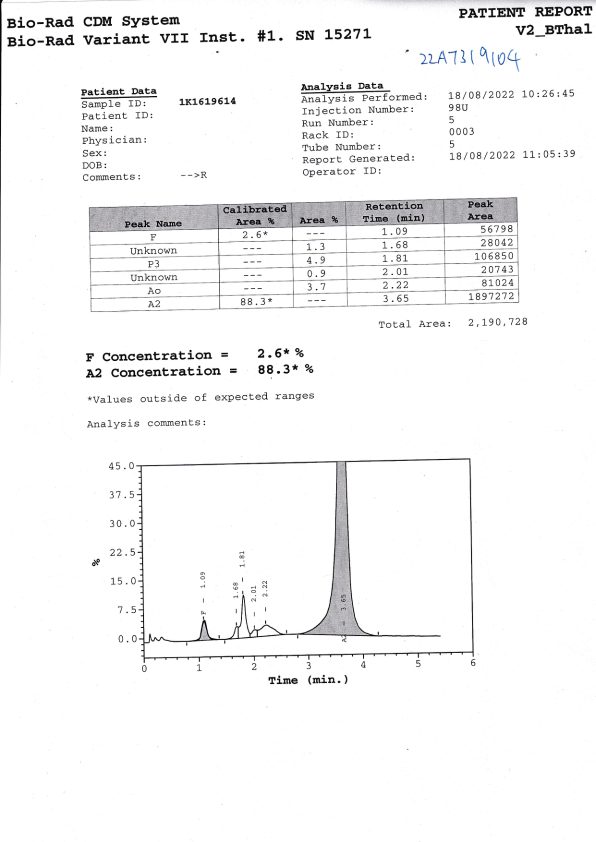
#> input picture test_ref_page_1.png, 1191 x 1684 px (shown at 1/2 size); its folder holds only this picture in this run
$ python -i peak_analyzer.py   (imports and definitions only)
#> lines starting #> are read from the running program, lines starting #| are printed output that depends on the picture; after the words box and inside, x2 and y2 are one past the last pixel; in counts of white or black regions, pixels touching at a corner belong together
#> further down, picture is the input picture: PIL image 1191x1684 RGB; mean R, G, B 246, 245.9, 246.2
"""
Peak-Based Chromatograph Analysis
Detects and measures peaks (A0, A2, F, etc.) for clinical-grade similarity
"""

import cv2
import numpy as np
from PIL import Image
from scipy.signal import find_peaks, peak_widths
from typing import Dict, List, Tuple
import io
import re
import pytesseract

class PeakAnalyzer:
    """Analyzes chromatograph peaks for medical similarity comparison"""

    def __init__(self):
        """Initialize peak analyzer"""
        pass

    def extract_chromatograph_region(self, image: Image.Image) -> np.ndarray:
        """
        Extract the actual chromatograph graph region from the image

        Args:
            image: PIL Image of chromatograph

        Returns:
            numpy array of the graph region
        """
        # Convert to grayscale
        img_array = np.array(image.convert('L'))

        # Find the graph region (usually bottom 60% has the actual graph)
        height = img_array.shape[0]
#> height = 1684

        # Take bottom 60% where graph typically is
        graph_region = img_array[int(height*0.4):, :]
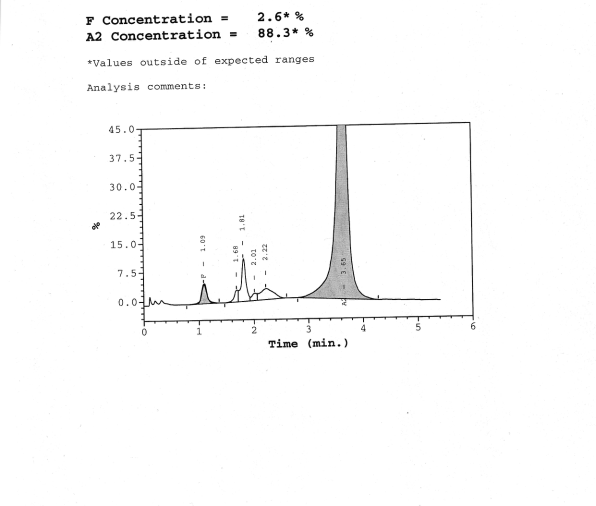
#> graph_region: shape (1011, 1191) (shown at 1/2 size); min 0, max 255, mean 250.6

        return graph_region

    # [13 lines left out: function detect_baseline, not called in this run]

    def extract_signal_profile(self, graph_region: np.ndarray, sigma: float = 2.0) -> np.ndarray:
        """
        Extract 1D signal profile from graph region

        Args:
            graph_region: 2D numpy array of graph

        Returns:
            1D signal profile
        """
#> called with sigma = 2
        # Invert if needed (dark peaks on light background)
        mean_val = np.mean(graph_region)
#> mean_val = 250.6
        if mean_val > 127:  # Light background
            graph_region = 255 - graph_region
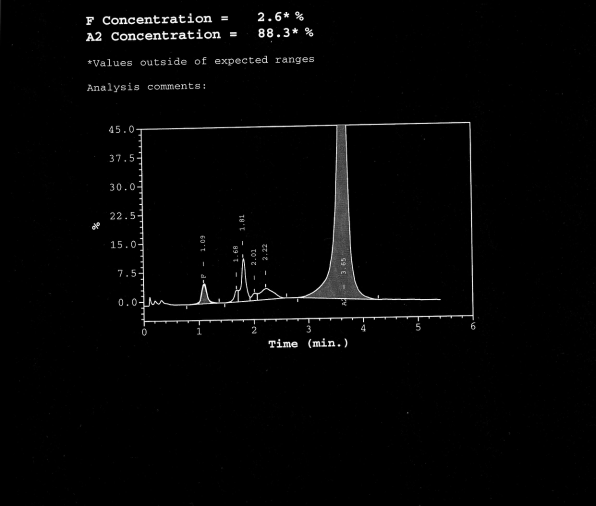
#> graph_region: shape (1011, 1191) (shown at 1/2 size); min 0, max 255, mean 4.4

        # Take vertical average to get signal
        signal = np.mean(graph_region, axis=0)
#> signal = 1191 values, max 44.79 at index 283, min 0 at index 1, mean 4.43

        # Smooth signal
        from scipy.ndimage import gaussian_filter1d
        signal_smooth = gaussian_filter1d(signal, sigma=sigma)
#> signal_smooth = 1191 values, max 37.27 at index 284, min 0.000114 at index 10, mean 4.43
#> in analyze_image, `signal = self.extract_signal_profile(graph_region)`: signal has the same summary as signal_smooth in extract_signal_profile

        return signal_smooth

    def detect_peaks_from_signal(self, signal: np.ndarray,
                                 prominence: float = 0.15,
                                 height: float = 0.1,
                                 distance: int = 20,
                                 width: int = 5) -> Dict:
        """
        Detect peaks from 1D signal profile

        Args:
            signal: 1D signal array

        Returns:
            Dictionary with peak information
        """
#> called with signal = array of shape (1191,), prominence = 0.15, height = 0.1, distance = 20, width = 5
        # Normalize signal
        signal = signal - np.min(signal)
#> signal = 1191 values, max 37.27 at index 284, min 0 at index 10, mean 4.43
        signal = signal / (np.max(signal) + 1e-6)
#> signal = 1191 values, max 1 at index 284, min 0 at index 10, mean 0.119

        # Detect peaks
        # Parameters tuned for chromatograph peaks (stricter to avoid noise)
        peaks, properties = find_peaks(
            signal,
            prominence=prominence,
            distance=distance,
            width=width,
            height=height
        )
#> peaks = [241, 284, 409, 485, 525, 573, 691, 943]; properties = 8 items

        # Get peak heights
        peak_heights = signal[peaks]
#> peak_heights = [0.291, 1, 0.337, 0.254, 0.265, 0.257, 0.903, 0.743]

        # Get peak widths
        widths = peak_widths(signal, peaks, rel_height=0.5)[0]
#> widths = [11.74, 8.74, 19.52, 9.93, 27.89, 9.4, 32.77, 7.07]

        # Calculate peak areas (approximate)
        peak_areas = peak_heights * widths
#> peak_areas = [3.41, 8.74, 6.58, 2.52, 7.39, 2.42, 29.58, 5.26]

        # Sort by position (left to right)
        sort_idx = np.argsort(peaks)
#> sort_idx = [0, 1, 2, 3, 4, 5, 6, 7]
        peaks = peaks[sort_idx]
        peak_heights = peak_heights[sort_idx]
        widths = widths[sort_idx]
        peak_areas = peak_areas[sort_idx]

        return {
            'num_peaks': len(peaks),
            'positions': peaks.tolist(),
            'heights': peak_heights.tolist(),
            'widths': widths.tolist(),
            'areas': peak_areas.tolist(),
            'signal_length': len(signal)
        }

    def analyze_image(self, image: Image.Image) -> Dict:
        """
        Complete analysis of chromatograph image

        Args:
            image: PIL Image

        Returns:
            Dictionary with all features
        """
        # Extract graph region
        graph_region = self.extract_chromatograph_region(image)

        # Extract signal profile
        signal = self.extract_signal_profile(graph_region)

        # Detect peaks (strict first pass)
        peak_info = self.detect_peaks_from_signal(signal)
#> peak_info = 6 items
        peak_info['detection_mode'] = 'strict'

        # If too few peaks detected, retry with increasingly sensitive settings
        if peak_info['num_peaks'] < 3:
            peak_info = self.detect_peaks_from_signal(
                signal,
                prominence=0.05,
                height=0.05,
                distance=15,
                width=3
            )
            peak_info['detection_mode'] = 'sensitive'

        if peak_info['num_peaks'] < 3:
            peak_info = self.detect_peaks_from_signal(
                signal,
                prominence=0.02,
                height=0.02,
                distance=8,
                width=2
            )
            peak_info['detection_mode'] = 'very_sensitive'

        if peak_info['num_peaks'] < 3:
            # Recompute signal with lighter smoothing and ultra-sensitive params
            alt_signal = self.extract_signal_profile(graph_region, sigma=1.0)
            peak_info = self.detect_peaks_from_signal(
                alt_signal,
                prominence=0.01,
                height=0.01,
                distance=5,
                width=1
            )
            peak_info['detection_mode'] = 'ultra_sensitive'

        # Final fallback: widen smoothing and reduce prominence further
        if peak_info['num_peaks'] < 3:
            alt_signal = self.extract_signal_profile(graph_region, sigma=3.0)
            peak_info = self.detect_peaks_from_signal(
                alt_signal,
                prominence=0.005,
                height=0.005,
                distance=4,
                width=1
            )
            peak_info['detection_mode'] = 'ultra_sensitive_wide'

        # Calculate additional features
        features = {
            **peak_info,
            'total_signal_intensity': float(np.sum(signal)),
            'mean_intensity': float(np.mean(signal)),
            'std_intensity': float(np.std(signal)),
        }

        # OCR to extract reported concentrations (F%, A2%)
        a2_val = None
        f_val = None
        try:
            w, h = image.size
#> w = 1191; h = 1684
            regions = [
                image,  # full
                image.crop((0, 0, w, int(h*0.7))),                # top 70%
                image.crop((0, int(h*0.3), w, int(h*0.8))),       # middle band
                image.crop((int(w*0.05), int(h*0.45), int(w*0.95), int(h*0.75))) # band around concentration text above graph
            ]
            texts = []
            for reg in regions:
                gray = np.array(reg.convert('L'))
                gray = cv2.adaptiveThreshold(
                    gray, 255, cv2.ADAPTIVE_THRESH_GAUSSIAN_C,
                    cv2.THRESH_BINARY, 35, 11
                )
                kernel = np.ones((1, 1), np.uint8)
                gray = cv2.dilate(gray, kernel, iterations=1)
                txt = pytesseract.image_to_string(
                    Image.fromarray(gray),
                    config='--psm 6 --oem 3 -c tessedit_char_whitelist=0123456789.%AacntrsoF '
                )
                texts.append(txt)
#> this loop made 1 pass
#> kernel on pass 1: [1]
#> pass 1, in analyze_image, `gray = cv2.adaptiveThreshold( gray, 255, cv2.ADAPTIVE_THRESH_GAUSSIAN_..`:
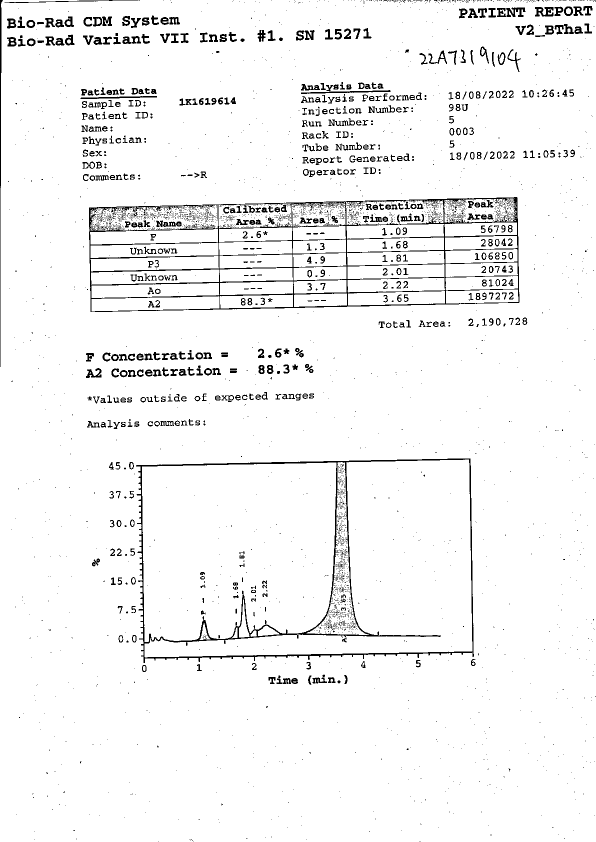
#> gray: shape (1684, 1191) (shown at 1/2 size); 95.5% white; black in thin lines or dots
#> after the loop, texts = []
            full_text = "\n".join(texts)
            a2_match = re.search(r"A2\\s*Concentration[^0-9]*([0-9]+\\.?[0-9]*)\\s*%?", full_text, re.IGNORECASE)
            if not a2_match:
                a2_match = re.search(r"A2[^\\d]*([0-9]+\\.?[0-9]*)\\s*%?", full_text, re.IGNORECASE)
            f_match = re.search(r"F\\s*Concentration[^0-9]*([0-9]+\\.?[0-9]*)\\s*%?", full_text, re.IGNORECASE)
            if not f_match:
                f_match = re.search(r"\\bF[^\\d]*([0-9]+\\.?[0-9]*)\\s*%?", full_text, re.IGNORECASE)
            if a2_match:
                a2_val = float(a2_match.group(1))
            if f_match:
                f_val = float(f_match.group(1))
        except Exception:
            pass
        features['a2_concentration'] = a2_val
        features['f_concentration'] = f_val

        # Normalize positions to 0-1 range
        if features['num_peaks'] > 0:
            norm_positions = [p / features['signal_length'] for p in features['positions']]
            features['normalized_positions'] = norm_positions
        else:
            features['normalized_positions'] = []

        return features

    # [185 lines left out: functions is_clinically_similar, calculate_peak_similarity, not called in this run]


# Singleton instance
_peak_analyzer = None

# [6 lines left out: function get_peak_analyzer, not called in this run]

>>> from PIL import Image
>>> picture = Image.open('../test_ref_page_1.png')
#> (the run stopped early here; a loop or call above may not have finished)

$ run again, on test_ref_page_2.png
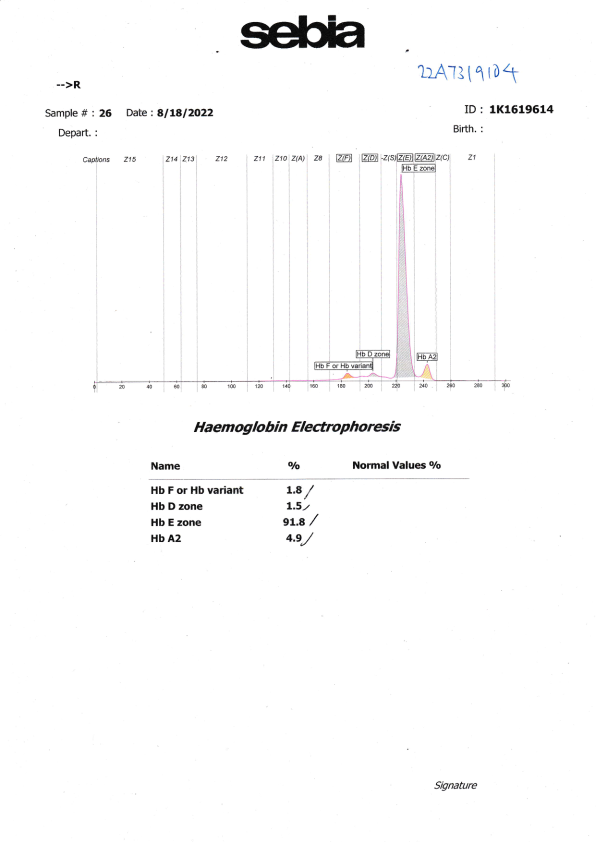
#> input picture test_ref_page_2.png, 1191 x 1684 px (shown at 1/2 size)
#> picture is the input picture: PIL image 1191x1684 RGB; mean R, G, B 251, 250.9, 251
#> mean_val = 252
#> in extract_signal_profile, `graph_region = 255 - graph_region`:
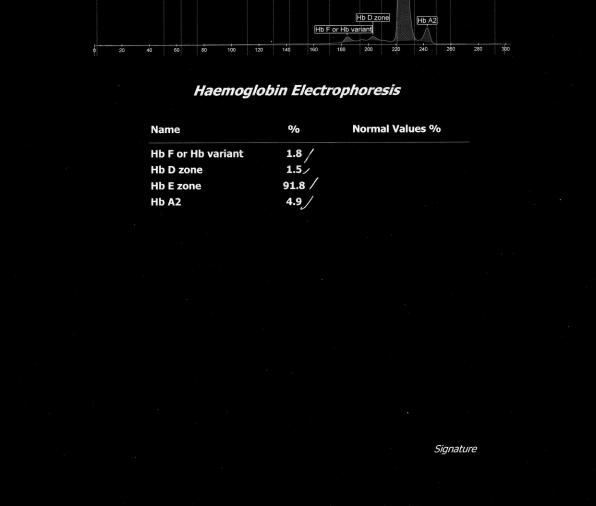
#> graph_region: shape (1011, 1191) (shown at 1/2 size); min 0, max 255, mean 3
#> in extract_signal_profile, `signal = np.mean(graph_region, axis=0)`: signal = 1191 values, max 19.45 at index 579, min 0 at index 3, mean 3
#> signal_smooth = 1191 values, max 12.51 at index 313, min 0.00116 at index 169, mean 3
#> in analyze_image, `signal = self.extract_signal_profile(graph_region)`: signal has the same summary as signal_smooth in extract_signal_profile
#> in detect_peaks_from_signal, `signal = signal - np.min(signal)`: signal = 1191 values, max 12.51 at index 313, min 0 at index 169, mean 3
#> in detect_peaks_from_signal, `signal = signal / (np.max(signal) + 1e-6)`: signal = 1191 values, max 1 at index 313, min 0 at index 169, mean 0.24
#> peaks = [313, 339, 394, 463, 516, 595, 687, 713, 794, 847, 873]; properties = 8 items
#> peak_heights = [1, 0.966, 0.816, 0.449, 0.333, 0.991, 0.449, 0.652, 0.843, 0.437, 0.474]
#> widths = [27.71, 10.77, 14.9, 15.31, 17.72, 33.37, 18.05, 48.93, 10.79, 7.03, 6.99]
#> peak_areas = [27.71, 10.4, 12.16, 6.87, 5.91, 33.06, 8.11, 31.88, 9.09, 3.07, 3.31]
#> sort_idx = [0, 1, 2, 3, 4, 5, 6, 7, 8, 9, 10]
#> peak_info = 6 items
#> the loop in analyze_image, `for reg in regions:` made 1 pass
#> kernel on pass 1: [1]
#> pass 1, in analyze_image, `gray = cv2.adaptiveThreshold( gray, 255, cv2.ADAPTIVE_THRESH_GAUSSIAN_..`:
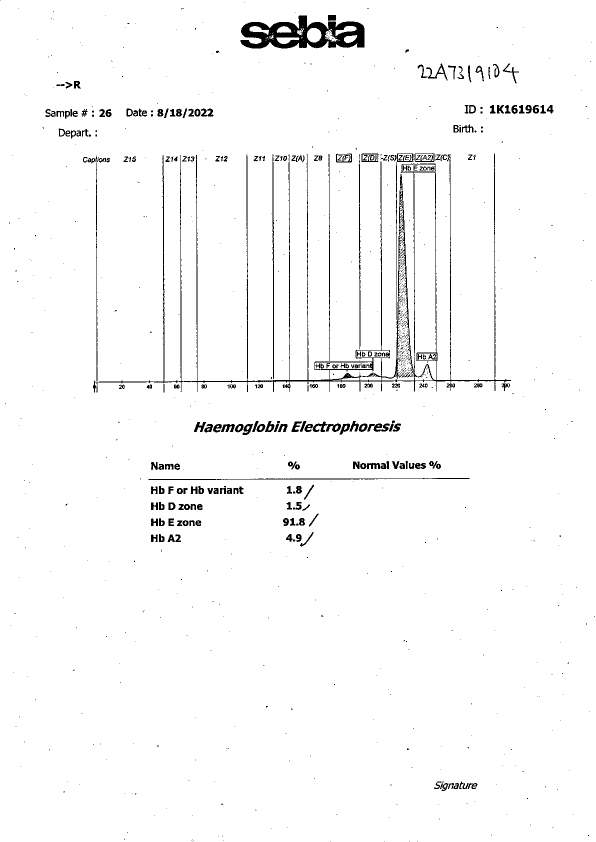
#> gray: shape (1684, 1191) (shown at 1/2 size); 97.4% white; 943 black regions (692 under 20 px), largest, box (x1, y1, x2, y2) and area: (186, 306, 1022, 785) 14606, (481, 31, 729, 97) 8680, (297, 956, 939, 960) 1079
#> after the loop in analyze_image, `for reg in regions:`: texts = []
